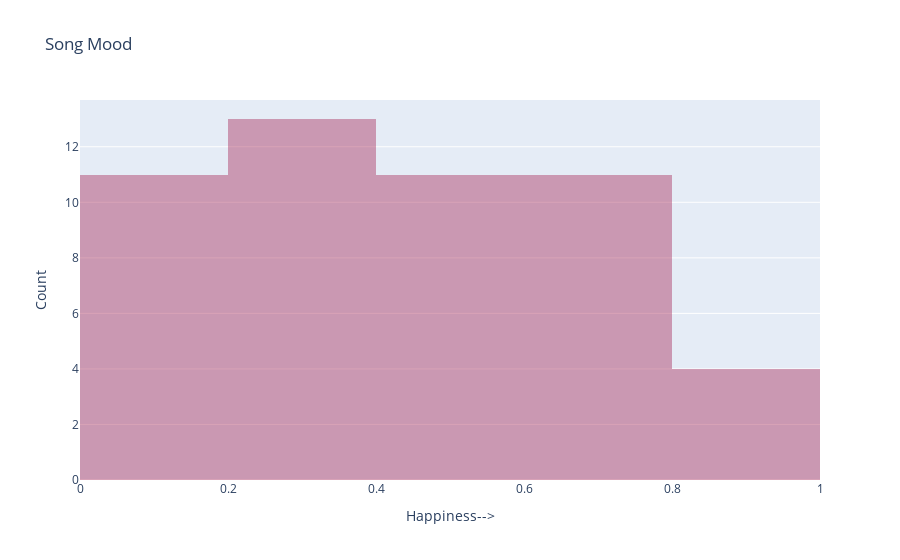

The notebook cell saved with this chart:
### Code cell
v  = my_songs['valence']

data = go.Histogram(
    x=v,
    opacity=0.75,
    name = "song",
    marker=dict(color='rgba(171, 50, 96, 0.6)'))
layout = go.Layout(barmode='overlay',
                   title='Song Mood',
                   xaxis=dict(title='Happiness-->'),
                   yaxis=dict( title='Count'),
)
fig = go.Figure(data=data, layout=layout)
fig.show()

### Figure 1 — Plotly figure (JSON) as saved in the notebook; plotly's stock layout.template omitted (floating-point values rounded to 4 significant figures)
{"data": [{"marker": {"color": "rgba(171, 50, 96, 0.6)"}, "name": "song", "opacity": 0.75, "type": "histogram", "x": [0.654, 0.161, 0.297, 0.236, 0.453, 0.585, 0.356, 0.783, 0.755, 0.477, 0.548, 0.314, 0.686, 0.653, 0.145, 0.796, 0.157, 0.491, 0.575, 0.328, 0.334, 0.103, 0.333, 0.803, 0.123, 0.156, 0.666, 0.575, 0.576, 0.162, 0.75, 0.679, 0.53, 0.928, 0.32, 0.787, 0.345, 0.236, 0.0967, 0.288, 0.289, 0.692, 0.107, 0.253, 0.0827, 0.866, 0.952, 0.195, 0.49, 0.507]}], "layout": {"barmode": "overlay", "title": {"text": "Song Mood"}, "xaxis": {"title": {"text": "Happiness-->"}}, "yaxis": {"title": {"text": "Count"}}}}
